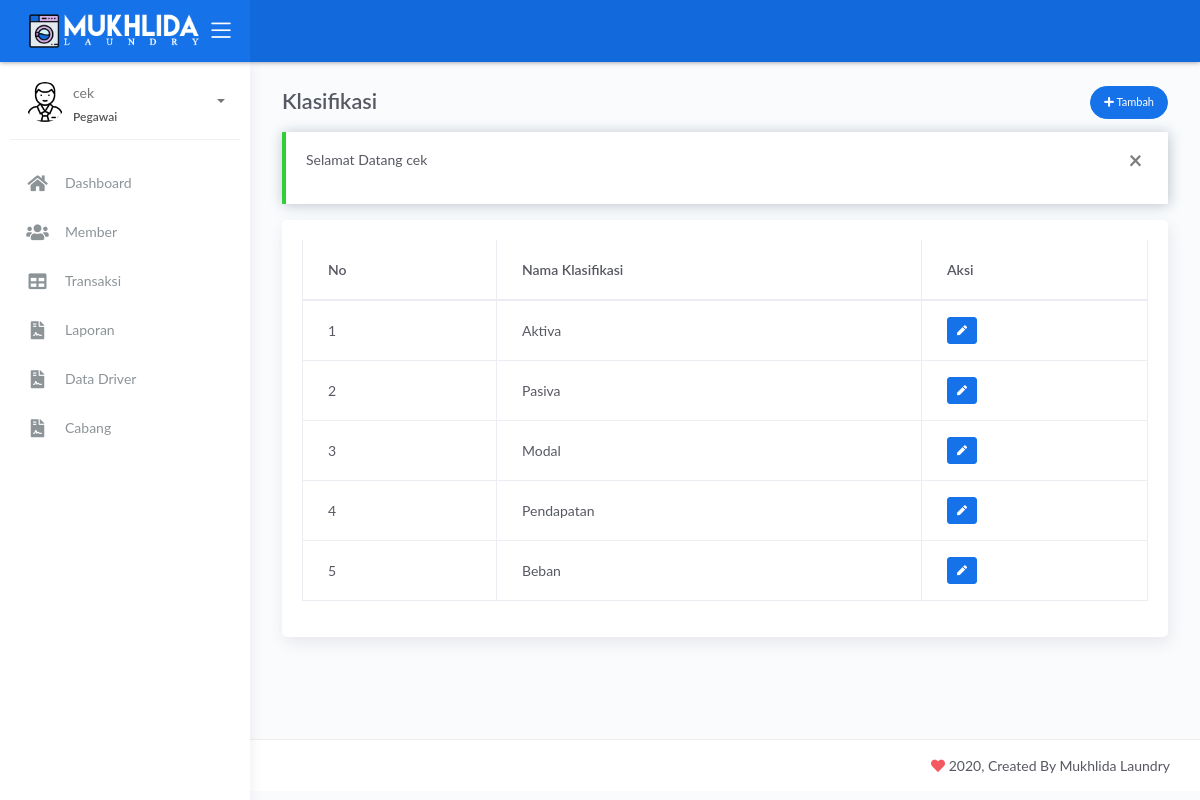
Page /operator/index.php?page=klasifikasi (signed in) on the committed database.
### tables this page shows
CREATE TABLE `klasifikasi` (
  `id_klasifikasi` int(11) NOT NULL,
  `nama_klasifikasi` varchar(10) NOT NULL
);

CREATE TABLE `info_toko` (
  `nama_toko` varchar(50) NOT NULL,
  `tentang` text NOT NULL,
  `alamat` varchar(255) NOT NULL,
  `email` varchar(50) NOT NULL,
  `telp` varchar(20) NOT NULL,
  `fax` varchar(20) NOT NULL,
  `rek` varchar(20) NOT NULL,
  `facebook` varchar(100) NOT NULL,
  `twitter` varchar(100) NOT NULL,
  `instagram` varchar(100) NOT NULL
);

### operator/sistem/content.php (called while the page is built, shortened)
<?php
include_once '../sistem/koneksi.php';
$get_page = $_GET['page'];
switch ($get_page) {
    case 'klasifikasi':
        $title = 'Klasifikasi';
        break;
}
$info_toko = mysqli_fetch_assoc(mysqli_query($koneksi, "SELECT * FROM info_toko"));

### operator/views/klasifikasi.php (the view, shortened to what this page needs)
<?php
$query = mysqli_query($koneksi, "SELECT * FROM klasifikasi");
?>
<div class="page-inner">
    <div class="row heading">
        <div class="col-7">
            <h2 class="pb-2 fw-bold"><?= $title ?></h2>
        </div>
        <div class="col-5 text-right ml-auto">
            <a href="#add_klasifikasi" class="btn btn-primary btn-round btn-sm" data-toggle="modal" data-target="#add_klasifikasi">
                <i class="fa fa-plus"></i> Tambah
            </a>
        </div>
    </div>
    <?php if (@$_SESSION['pesan']): ?>
        <div class="alert alert-<?= $_SESSION['pesan']['status'] == 'error' ? 'danger' : $_SESSION['pesan']['status'] ?> alert-dismisable fade show" role="alert">
            <button class="close" data-dismiss="alert" aria-label="Close">
                <span aria-hidden="true">&times;</span>
            </button>
            <p><?= $_SESSION['pesan']['msg'] ?></p>
        </div>
    <?php endif; ?>
    <div class="main-content">
        <div class="card">
            <div class="card-body">
                <div class="table-responsive">
                    <table class="table table-bordered">
                        <thead>
                            <th>No</th>
                            <th>Nama Klasifikasi</th>
                            <th>Aksi</th>
                        </thead>
                        <tbody>
                            <?php while ($row = mysqli_fetch_assoc($query)): ?>
                                <tr>
                                    <td><?= $row['id_klasifikasi'] ?></td>
                                    <td><?= $row['nama_klasifikasi'] ?></td>
                                    <td>
                                        <a href="javascript:void(0)" class="btn btn-primary btn-xs btn-edit-klasifikasi" data-toggle="modal" data-target="#edit_klasifikasi" data-klasifikasi="<?= base64_encode(json_encode($row)) ?>"><i class="fa fa-pen"></i></a>
                                    </td>
                                </tr>
                            <?php endwhile; ?>
                        </tbody>
                    </table>
                </div>
            </div>
        </div>
    </div>
</div>

### operator/index.php (shortened to what this page needs)
<?php include_once 'sistem/content.php'; ?>
<!DOCTYPE html>
<html lang="en">
<head>
	<link rel="stylesheet" href="../assets/css/bootstrap.min.css">
    <link rel="stylesheet" href="../assets/css/atlantis.min.css">
	<link rel="stylesheet" href="../assets/css/fonts.min.css">
	<link rel="stylesheet" href="../assets/js/plugin/select2/css/select2.min.css">
	<link rel="stylesheet" href="../assets/css/style.css">
</head>
<body>
	<div class="wrapper">
		<div class="main-header">
			<div class="logo-header" data-background-color="blue">
				<a href="index.php" class="logo text-white text-uppercase">
					<img src="../assets/img/mukhlida-laundry.png" alt="Logo Image" style="width: 90%">
				</a>
				<div class="nav-toggle">
					<button class="btn btn-toggle toggle-sidebar">
						<i class="icon-menu"></i>
					</button>
				</div>
			</div>
			<nav class="navbar navbar-header navbar-expand-lg" data-background-color="blue2">
			</nav>
		</div>
		<div class="sidebar sidebar-style-2">
			<div class="sidebar-wrapper scrollbar scrollbar-inner">
				<div class="sidebar-content">
					<div class="user">
						<div class="avatar-sm float-left mr-2">
							<img src="../assets/img/<?= $_SESSION['jenis_kelamin'] ?>.png" alt="<?= $_SESSION['jenis_kelamin'] ?>" class="avatar-img rounded-circle">
						</div>
						<div class="info">
							<a data-toggle="collapse" href="#collapseExample" aria-expanded="true">
								<span>
									<?= $_SESSION['nama'] ?>
									<span class="user-level"><?= $_SESSION['level'] ?></span>
									<span class="caret"></span>
								</span>
							</a>
						</div>
					</div>
					<ul class="nav nav-primary">
						<li class="nav-item <?= @$d_active ?>">
							<a href="index.php">
								<i class="fas fa-home"></i>
								<p>Dashboard</p>
							</a>
						</li>
						<li class="nav-item <?= @$m_active ?>">
							<a href="index.php?page=member">
								<i class="fas fa-users"></i>
								<p>Member</p>
							</a>
						</li>
						<?php if ($_SESSION['level']=='Pegawai'): ?>
						<li class="nav-item <?= @$ps_active ?>">
							<a href="index.php?page=pesanan">
								<i class="fas fa-table"></i>
								<p>Transaksi</p>
							</a>
						</li>
						<?php endif ?>
						<li class="nav-item <?= @$l_active ?>">
							<a href="index.php?page=laporan">
								<i class="fas fa-file-contract"></i>
								<p>Laporan</p>
							</a>
						</li>
						<li class="nav-item <?= @$dr_active ?>">
							<a href="index.php?page=driver">
								<i class="fas fa-file-contract"></i>
								<p>Data Driver</p>
							</a>
						</li>
						<li class="nav-item <?= @$ca_active ?>">
							<a href="index.php?page=cabang">
								<i class="fas fa-file-contract"></i>
								<p>Cabang</p>
							</a>
						</li>
					</ul>
				</div>
			</div>
		</div>
		<div class="main-panel">
			<div class="content">
				<?php include_once 'views/' . $page ?>
			</div>
			<footer class="footer">
				<div class="container-fluid">
					<div class="copyright ml-auto">
						<i class="fa fa-heart heart text-danger"></i> 2020, Created By <?= $info_toko['nama_toko'] ?>
					</div>
				</div>
			</footer>
		</div>
	</div>
</body>
</html>

### assets/css/style.css (style rules this page uses)
.logo-header .logo { min-width: 175px; }

### rows in the picture
klasifikasi: id_klasifikasi "1", nama_klasifikasi "Aktiva"
klasifikasi: id_klasifikasi "2", nama_klasifikasi "Pasiva"
klasifikasi: id_klasifikasi "3", nama_klasifikasi "Modal"
klasifikasi: id_klasifikasi "4", nama_klasifikasi "Pendapatan"
klasifikasi: id_klasifikasi "5", nama_klasifikasi "Beban"
info_toko: nama_toko "Mukhlida Laundry"

### other values in the picture
$_SESSION['nama'] "cek"
$_SESSION['level'] "Pegawai"
$title "Klasifikasi"
$_SESSION['pesan']['msg'] "Selamat Datang cek"
